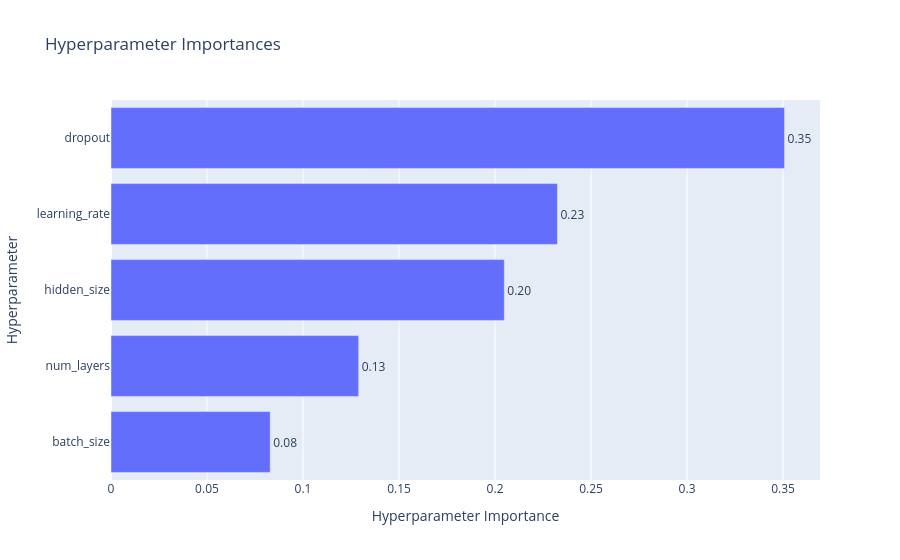

Notebook code cell kept with this figure:
### Code cell
optuna.visualization.plot_param_importances(study_gru_full)

### Figure 1 — Plotly figure (JSON) as saved in the notebook; plotly's stock layout.template omitted (floating-point values rounded to 4 significant figures)
{"data": [{"cliponaxis": false, "hovertemplate": ["batch_size (CategoricalDistribution): 0.08291798091689621<extra></extra>", "num_layers (IntDistribution): 0.1289762584724686<extra></extra>", "hidden_size (CategoricalDistribution): 0.20483210489208004<extra></extra>", "learning_rate (FloatDistribution): 0.23250655939229872<extra></extra>", "dropout (FloatDistribution): 0.35076709632625624<extra></extra>"], "name": "Objective Value", "orientation": "h", "text": ["0.08", "0.13", "0.20", "0.23", "0.35"], "textposition": "outside", "type": "bar", "x": [0.08292, 0.129, 0.2048, 0.2325, 0.3508], "y": ["batch_size", "num_layers", "hidden_size", "learning_rate", "dropout"]}], "layout": {"title": {"text": "Hyperparameter Importances"}, "xaxis": {"title": {"text": "Hyperparameter Importance"}}, "yaxis": {"title": {"text": "Hyperparameter"}}}}
